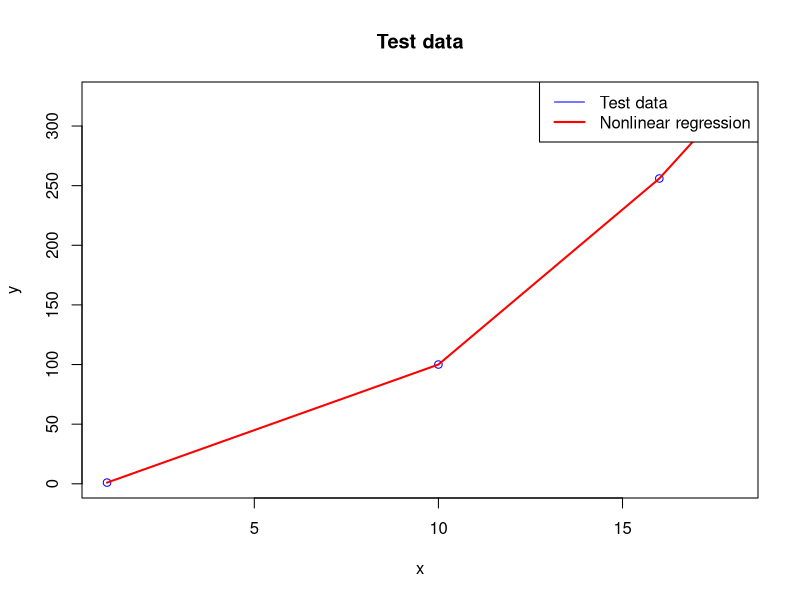

Write the R code that produced this figure.
library(tidyverse)
library(caret)

# Read data
X <- c(1, 2, 3, 4, 5, 6, 7, 8, 9, 10, 11, 12, 13, 14, 15, 16, 17, 18, 19, 20, 21)
y <- c(1, 3, 9, 15, 25, 36, 50, 65, 81, 100, 121, 143, 169, 196, 225, 256, 289, 324, 361, 400, 441)

set.seed(123)
# Calculate random indexes and split into two groups. Train data will include 70% of data
split <- createDataPartition(y, p = 0.7, list = FALSE)
X_train <- X[split]
X_test <- X[-split]
y_train <- y[split]
y_test <- y[-split]

# Train the model
model <- nls(y_train ~ a * X_train^b, start = list(a = 1, b = 1))

# Test the model
y_pred <- predict(model, newdata = data.frame(X_train = X_test))

# Get model accuracy
accuracy <- cor.test(y_pred, y_test)$r.squared
print(paste("Model accuracy on test data:", accuracy))

# Draw it
plot(X_test, y_test, col = "blue", xlab = "x", ylab = "y", main = "Test data")
lines(X_test, y_pred, col = "red", lwd = 2, type = "l")
legend("topright", legend = c("Test data", "Nonlinear regression"), col = c("blue", "red"), lwd = c(1, 2))